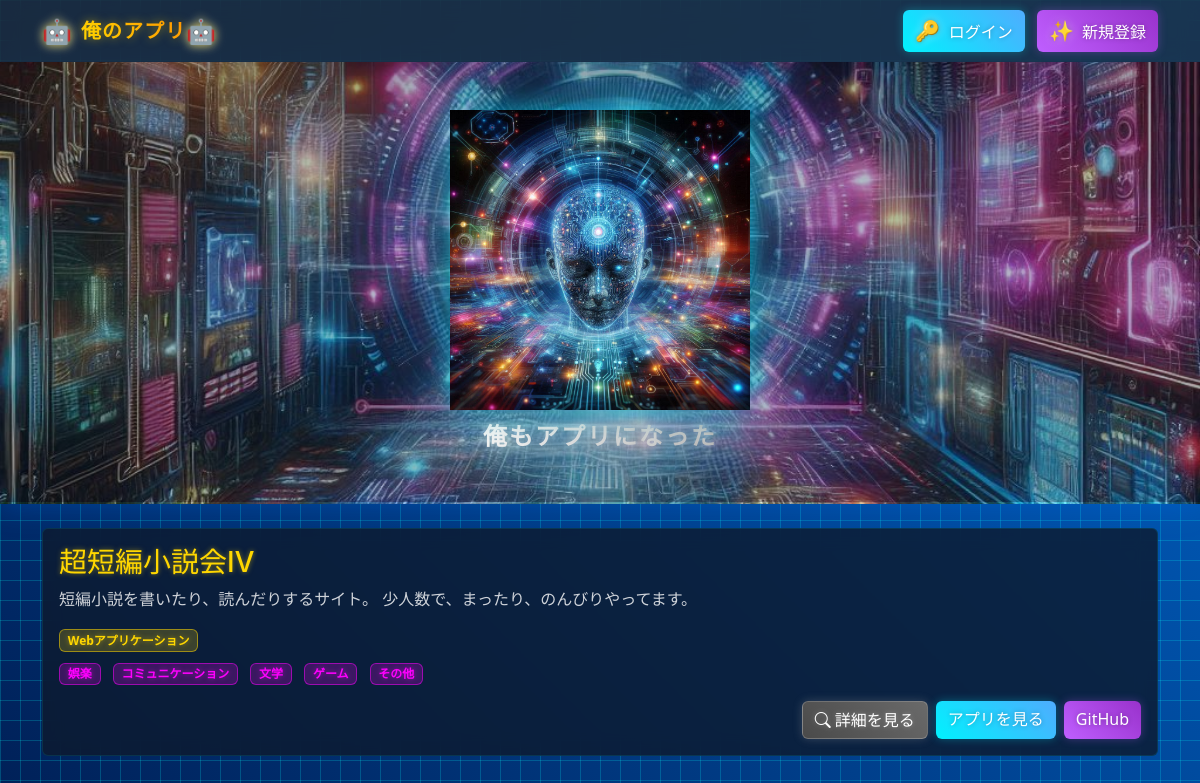
The page / on the database its author committed.
### apps_gallery/models.py (models this page shows, shortened)
class AppGallery(models.Model):
    author = models.ForeignKey(
        settings.AUTH_USER_MODEL,
        on_delete=models.CASCADE,
        verbose_name='作者',
        related_name='apps'
    )
    title = models.CharField('アプリ名', max_length=100)
    app_types = models.JSONField(
        'アプリの種類',
        default=list,
        help_text=f'選択可能な値: {", ".join(APP_TYPES.keys())}'
    )
    genres = models.JSONField(
        'ジャンル',
        default=list,
        help_text=f'選択可能な値: {", ".join(GENRES.keys())}'
    )
    other_genre = models.CharField(
        'その他のジャンル',
        max_length=50,
        blank=True
    )
    dev_status = models.CharField(
        '開発状況',
        max_length=20,
        choices=APP_STATUS.items(),
        default='in_development'
    )
    status = models.CharField(
        '公開状態',
        max_length=20,
        choices=PUBLISH_STATUS.items(),
        default='draft'
    )
    app_url = models.URLField(**MODEL_FIELDS['app_url'])
    github_url = models.URLField(**MODEL_FIELDS['github_url'])
    overview = models.TextField('アプリの概要', blank=True)
    motivation = models.TextField('開発のきっかけ', blank=True)
    catchphrases = models.JSONField('キャッチコピー', default=list)
    target_users = models.TextField('ターゲットユーザー', blank=True)
    problems = models.TextField('アプリの問題点', blank=True)
    final_appeal = models.TextField('最後のアピール', blank=True)
    screenshots = models.JSONField('スクリーンショット', default=list)
    created_at = models.DateTimeField('作成日時', auto_now_add=True)
    updated_at = models.DateTimeField('更新日時', auto_now=True)
    class Meta:
        verbose_name = 'アプリギャラリー'
        verbose_name_plural = 'アプリギャラリー'

### home/views.py (the view)
# urls.py: 2. Add a URL to urlpatterns:  path('', views.home, name='home')
def home(request):
    apps = AppGallery.objects.filter(
        status='public',
        dev_status='completed'  # 完成品のみ
    ).order_by('-created_at')
    context = {
        'apps': apps,
        'APP_TYPES': dict(APP_TYPES),
        'GENRES': dict(GENRES),
    }
    return render(request, 'home/home.html', context)

### apps_gallery/templatetags/app_filters.py (called while the page is built)
@register.filter(name='get_dict_value')
def get_dict_value(dictionary, key):
    if dictionary is None or key is None:
        return ''
    if not isinstance(dictionary, dict):
        return key
    return dictionary.get(key, key)

### home/templates/home/home.html (shortened to what this page needs)
{% extends 'base.html' %}
{% load static %}
{% load app_filters %}
{% block content %}
<div class="min-vh-100">
    <div class="position-relative text-center py-5 mb-4 cyber-hero" style="background-image: url('{% static 'home/images/sy.png' %}'); background-size: cover; background-position: center;">
        <div class="d-flex flex-column align-items-center justify-content-center position-relative">
            <div class="mx-auto text-center" style="max-width: 400px;">
                <img src="{% static 'home/images/appman.png' %}"
                     alt="アプリマン"
                     class="img-fluid mb-2 cyber-glow"
                     style="max-width: 300px;">
                <p class="cyber-text-hero mb-0">
                    俺もアプリになった
                </p>
            </div>
        </div>
    </div>
    <div class="container mb-5">
        <div class="row">
            {% for app in apps %}
                <div class="col-12 mb-4">
                    <div class="card cyber-card">
                        <div class="card-body">
                            <h3 class="card-title cyber-title">{{ app.title }}</h3>
                            <p class="card-text cyber-description">{{ app.overview }}</p>
                            <div class="mb-3">
                                <div class="mb-2">
                                    {% for type in app.app_types %}
                                        <span class="badge cyber-type me-2">{{ APP_TYPES|get_dict_value:type }}</span>
                                    {% endfor %}
                                </div>
                                <div>
                                    {% for genre in app.genres %}
                                        <span class="badge cyber-genre me-2">{{ GENRES|get_dict_value:genre }}</span>
                                    {% endfor %}
                                </div>
                            </div>
                            <div class="d-flex justify-content-end gap-2">
                                <a href="{% url 'apps_gallery:detail' app.pk %}" class="btn btn-cyber-secondary">
                                    <i class="bi bi-search"></i> 詳細を見る
                                </a>
                                {% if app.app_url %}
                                    <a href="{{ app.app_url }}" class="btn btn-cyber-primary" target="_blank">
                                        アプリを見る
                                    </a>
                                {% endif %}
                                {% if app.github_url %}
                                    <a href="{{ app.github_url }}" class="btn btn-cyber-purple" target="_blank">
                                        GitHub
                                    </a>
                                {% endif %}
                            </div>
                        </div>
                    </div>
                </div>
            {% empty %}
                <div class="col-12 text-center py-5">
                    <p class="fs-4 cyber-empty-text">まだアプリがありません。</p>
                    <p class="cyber-empty-subtext">開発中のアプリが追加されるのをお待ちください！</p>
                </div>
            {% endfor %}
        </div>
    </div>
</div>
{% endblock %}

### templates/includes/navbar.html (style rules this page uses)
.btn-cyber-primary { background: linear-gradient(45deg, #00f2fe, #4facfe); border: none; color: #fff; text-shadow: 0 0 5px rgba(0, 0, 0, 0.3); box-shadow: 0 0 10px rgba(0, 242, 254, 0.3); transition: all 0.3s ease; }
.btn-cyber-secondary { background: linear-gradient(45deg, #a0a0a0, #808080); border: none; color: #fff; text-shadow: 0 0 5px rgba(0, 0, 0, 0.3); box-shadow: 0 0 10px rgba(160, 160, 160, 0.3); }
.btn-cyber-purple { background: linear-gradient(45deg, #bf5fff, #9932cc); border: none; color: #fff; text-shadow: 0 0 5px rgba(0, 0, 0, 0.3); box-shadow: 0 0 10px rgba(191, 95, 255, 0.3); }

### home/templates/home/home.html (style rules this page uses)
.cyber-hero { position: relative; border-bottom: 2px solid rgba(0, 255, 255, 0.1); box-shadow: 0 0 30px rgba(0, 123, 255, 0.3); overflow: hidden; }
.cyber-hero > div:not(.cyber-overlay):not(.cyber-lines) { position: relative; z-index: 2; }
.cyber-text-hero { font-size: 1.5rem; color: #e0e0e0; background: linear-gradient(45deg, #ffffff, #a0a0a0); -webkit-background-clip: text; -webkit-text-fill-color: transparent; text-shadow: 0 0 10px rgba(255, 255, 255, 0.5), 0 0 20px rgba(200, 200, 200, 0.3); font-weight: bold; letter-spacing: 2px; }
.cyber-glow { filter: drop-shadow(0 0 15px rgba(0, 255, 255, 0.5)); }
.cyber-card { background: rgba(13, 25, 45, 0.8); border: 1px solid rgba(0, 255, 255, 0.1); backdrop-filter: blur(10px); transition: all 0.3s ease; }
.cyber-title { color: #ffd700; text-shadow: 0 0 5px rgba(255, 215, 0, 0.5); }
.cyber-description { color: #fff; opacity: 0.8; }
.cyber-type { background: rgba(255, 215, 0, 0.2); color: #ffd700; border: 1px solid rgba(255, 215, 0, 0.5); text-shadow: 0 0 5px rgba(255, 215, 0, 0.5); }
.cyber-genre { background: rgba(255, 0, 255, 0.2); color: #ff00ff; border: 1px solid rgba(255, 0, 255, 0.5); text-shadow: 0 0 5px rgba(255, 0, 255, 0.5); }
.btn-cyber-secondary { background: linear-gradient(45deg, #4a4a4a, #6a6a6a); color: #fff; border: 1px solid rgba(255, 255, 255, 0.2); text-shadow: 0 0 5px rgba(255, 255, 255, 0.3); transition: all 0.3s ease; }

### rows shown on the page
AppGallery: title "超短編小説会Ⅳ", overview "短編小説を書いたり、読んだりするサイト。 少人数で、まったり、のんびりやってます。", app_types "Webアプリケーション", genres "娯楽" "コミュニケーション" "文学" "ゲーム" "その他"
